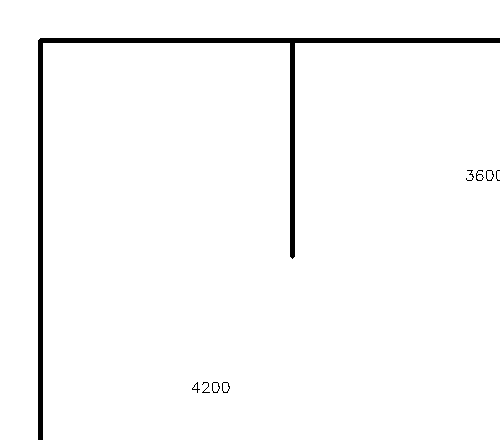
#> input picture home_agent_mvp/data/_proto/floorplan.png, 500 x 440 px
$ python -i recognizer_cv.py   (imports and definitions only)
#> lines starting #> are read from the running program, lines starting #| are printed output that depends on the picture; after the words box and inside, x2 and y2 are one past the last pixel; in counts of white or black regions, pixels touching at a corner belong together
"""真实户型识别引擎（纯本地 OpenCV，无需训练/GPU）。

适用输入：白底黑线的 CAD 线稿 / 户型截图类图像（横平竖直的正交户型）。
对拍照类（畸变/家具/阴影）效果有限，靠「前端手动校正」兜底（见 understand + 前端校正视图）。

识别流程：
  1. 读图 → 灰度 → 自适应二值化（墙线为前景）
  2. 形态学闭运算连接断线、去噪
  3. 标准霍夫直线 → 一组 (rho, theta) 直线
  4. 直线聚类（角度量化到 0/90° 附近）→ 去重
  5. 每条直线沿墙像素采样 + 与他线交点 → 截断成干净墙段
  6. flood-fill 区域分割 → 房间多边形（含面积）
  7. 门洞：共线墙段间缺口启发式 → openings
  8. 比例校准：tesseract OCR 读尺寸标注 + 像素 → mm/px；无标注回退启发式

对外主函数：recognize_cv(image_path) -> dict
"""
import re
import math
import subprocess
import numpy as np
import cv2


# --------------------------------------------------------------------------- #
# 1. 图像二值化
# --------------------------------------------------------------------------- #
def _load_binary(image_path: str):
    img = cv2.imread(image_path)
    if img is None:
        raise ValueError(f"无法读取图像: {image_path}")
    gray = cv2.cvtColor(img, cv2.COLOR_BGR2GRAY)
    # 加白边：避免墙线贴图像边缘时自适应阈值（窗口越界）把墙线当噪声抑制
    gray = cv2.copyMakeBorder(gray, 40, 40, 40, 40, cv2.BORDER_CONSTANT, value=255)
    bin_raw = cv2.adaptiveThreshold(
        gray, 255, cv2.ADAPTIVE_THRESH_GAUSSIAN_C, cv2.THRESH_BINARY_INV, 11, 8
    )
    # 闭运算版：连接断线，供墙线提取（但会抹平门洞，门洞检测另用 bin_raw）
    k = cv2.getStructuringElement(cv2.MORPH_RECT, (3, 3))
    bin_closed = cv2.morphologyEx(bin_raw, cv2.MORPH_CLOSE, k, iterations=2)
    bin_closed = cv2.morphologyEx(bin_closed, cv2.MORPH_OPEN, k, iterations=1)
    return bin_closed, bin_raw, gray


# --------------------------------------------------------------------------- #
# 2. 标准霍夫直线 + 聚类
# --------------------------------------------------------------------------- #
def _hough_lines(bin_inv, threshold=40):
    """返回 (rho, theta) 直线列表。theta∈[0,π)。"""
    out = cv2.HoughLines(bin_inv, 1, np.pi / 180, threshold)
    if out is None:
        return []
    lines = [(float(r[0][0]), float(r[0][1])) for r in out]
    return _cluster_lines(lines)


def _cluster_lines(lines, theta_tol=0.18, rho_tol=14):
    """按方向量化到 0(水平) 或 π/2(垂直) 聚类去重，返回代表 (rho, theta)。

    用 round(theta/(π/2))%2 区分水平/垂直，避免把横竖墙混为一类。
    """
    reps = []  # [rho, base_theta, count]
    for rho, theta in lines:
        k = round(theta / (math.pi / 2))
        base = (k % 2) * (math.pi / 2)
        if abs(theta - base) > math.pi / 4:
            continue  # 过斜，正交户型忽略
        # 把 rho 重表达为 base 法线下的有符号距离
        rho2 = rho * (math.cos(theta) * math.cos(base) + math.sin(theta) * math.sin(base))
        placed = False
        for r in reps:
            if abs(r[1] - base) <= 1e-3 and abs(r[0] - rho2) <= rho_tol:
                r[0] = (r[0] * r[2] + rho2) / (r[2] + 1)
                r[2] += 1
                placed = True
                break
        if not placed:
            reps.append([rho2, base, 1])
    return [(r[0], r[1]) for r in reps]


# --------------------------------------------------------------------------- #
# 3. 直线交点
# --------------------------------------------------------------------------- #
def _intersection(rho1, theta1, rho2, theta2):
    a1, b1 = math.cos(theta1), math.sin(theta1)
    a2, b2 = math.cos(theta2), math.sin(theta2)
    det = a1 * b2 - a2 * b1
    if abs(det) < 1e-6:
        return None
    x = (rho1 * b2 - rho2 * b1) / det
    y = (rho2 * a1 - rho1 * a2) / det
    return (x, y)


# --------------------------------------------------------------------------- #
# 4. 每条直线 → 截断成墙段
# --------------------------------------------------------------------------- #
def _build_walls(bin_inv, lines):
    h, w = bin_inv.shape
    # 所有直线的交点
    inters = []
    for i in range(len(lines)):
        for j in range(i + 1, len(lines)):
            p = _intersection(lines[i][0], lines[i][1], lines[j][0], lines[j][1])
            if p and -50 <= p[0] <= w + 50 and -50 <= p[1] <= h + 50:
                inters.append(p)

    nodes = []
    def get_node(p, tol=10):
        for idx, n in enumerate(nodes):
            if abs(n[0] - p[0]) <= tol and abs(n[1] - p[1]) <= tol:
                return idx
        nodes.append([p[0], p[1]])
        return len(nodes) - 1

    walls = []
    span = math.hypot(w, h)
    for rho, theta in lines:
        a, b = math.cos(theta), math.sin(theta)
        # 直线上一点（垂足）
        fx, fy = rho * a, rho * b
        dx, dy = -b, a  # 方向向量
        # 沿 t 采样：检查采样点及其法线方向邻域(±3px)是否有墙像素，
        # 容忍 Hough 估计 rho 的偏移，避免错过窄墙线。
        def has_wall(tx, ty):
            for o in range(-3, 4):
                xx = int(round(tx + a * o)); yy = int(round(ty + b * o))
                if 0 <= xx < w and 0 <= yy < h and bin_inv[yy, xx] > 0:
                    return True
            return False

        on = []
        step = 2
        for t in range(-int(span), int(span), step):
            x = fx + t * dx
            y = fy + t * dy
            if has_wall(x, y):
                on.append(t)
        if not on:
            continue
        on.sort()
        # 合并间隔 <= step*1.8 的连续点
        segs_t = []
        s0 = on[0]; prev = on[0]
        for t in on[1:]:
            if t - prev <= step * 1.8:
                prev = t
            else:
                segs_t.append((s0, prev)); s0 = t; prev = t
        segs_t.append((s0, prev))
        # 用交点切割（交点投影 t）
        for t_int in [round((ix - fx) * dx + (iy - fy) * dy, 1) for ix, iy in inters]:
            segs_t = _split_segs(segs_t, t_int)
        # 生成墙段
        for t0, t1 in segs_t:
            if t1 - t0 < 8:  # 太短忽略
                continue
            p_a = (fx + t0 * dx, fy + t0 * dy)
            p_b = (fx + t1 * dx, fy + t1 * dy)
            ia = get_node(p_a); ib = get_node(p_b)
            if ia != ib:
                walls.append((ia, ib))
    return walls, nodes


def _split_segs(segs_t, t):
    """若 t 落在某区间内部，从 t 处切开。"""
    out = []
    for s0, s1 in segs_t:
        if s0 < t < s1:
            out.append((s0, t)); out.append((t, s1))
        else:
            out.append((s0, s1))
    return out


# --------------------------------------------------------------------------- #
# 5. 坐标清理
# --------------------------------------------------------------------------- #
def _normalize(nodes, walls, grid=10):
    xs = [n[0] for n in nodes]; ys = [n[1] for n in nodes]
    minx, miny = min(xs), min(ys)
    snapped = [[round((n[0] - minx) / grid) * grid, round((n[1] - miny) / grid) * grid]
               for n in nodes]
    return snapped, walls, (minx, miny)


# --------------------------------------------------------------------------- #
# 6. 房间多边形（基于已确认墙段重绘 → flood-fill，保证封闭）
# --------------------------------------------------------------------------- #
# [95 lines left out: functions _extract_rooms, _detect_openings, not called in this run]


# --------------------------------------------------------------------------- #
# 8. 比例校准
# --------------------------------------------------------------------------- #
def _calibrate(gray, bin_inv):
    scale, calibrated, note = None, False, ""
    longest = 0
    # 最长墙（用 bin_inv 投影估计）
    proj_x = bin_inv.max(axis=0)
    proj_y = bin_inv.max(axis=1)
    # 这里 longest 由调用方传入更准；改为从 lines 估，简单用图像对角线比例下限
    try:
        p = subprocess.run(
            ["tesseract", "-", "stdout", "-l", "eng", "--psm", "7", "-c",
             "tessedit_char_whitelist=0123456789"],
            input=cv2.imencode(".png", gray)[1].tobytes(), capture_output=True,
        )
        nums = [int(x) for x in re.findall(r"\d{3,5}", p.stdout.decode("utf-8", "ignore"))
                if 1000 <= int(x) <= 20000]
        if nums:
            # 找最长墙像素跨度
            cols = np.where(proj_x > 0)[0]
            rows = np.where(proj_y > 0)[0]
            max_span = max(
                (cols.max() - cols.min()) if len(cols) else 0,
                (rows.max() - rows.min()) if len(rows) else 0,
            )
            if max_span > 0:
                dim = max(nums)
                scale = dim / max_span
                calibrated = True
                note = f"OCR 标注校准：{dim}mm / {max_span:.0f}px"
    except Exception:
        pass
    if scale is None:
        cols = np.where(proj_x > 0)[0]; rows = np.where(proj_y > 0)[0]
        max_span = max((cols.max() - cols.min()) if len(cols) else 0,
                       (rows.max() - rows.min()) if len(rows) else 0)
        if max_span > 0:
            scale = 6000.0 / max_span
            note = "未识别到尺寸标注，按最长边≈6000mm 估算（请在校正视图确认）"
    return scale, calibrated, note


# --------------------------------------------------------------------------- #
# 9. 主入口
# --------------------------------------------------------------------------- #
def recognize_cv(image_path: str) -> dict:
    bin_inv, bin_raw, gray = _load_binary(image_path)
#> in _load_binary, img is the input picture: shape (440, 500, 3); 97.5% white; 9 black regions (1 under 20 px), largest, box (x1, y1, x2, y2) and area: (38, 38, 500, 440) 5366, (476, 170, 484, 181) 31, (486, 170, 494, 181) 29
#> in _load_binary, `gray = cv2.copyMakeBorder(gray, 40, 40, 40, 40, cv2.BORDER_CONSTANT, v..`:
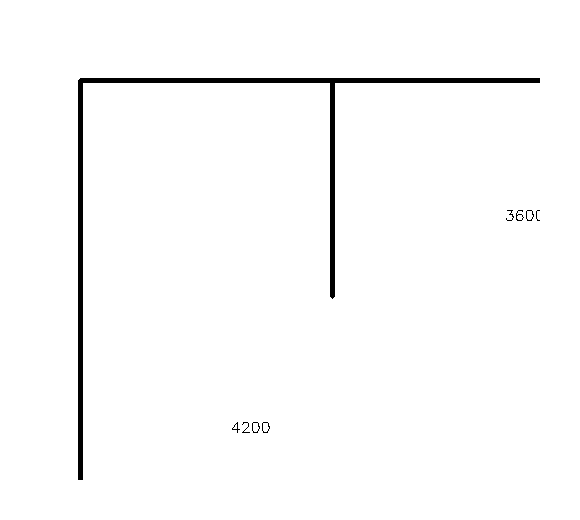
#> gray: shape (520, 580); 98.2% white; 9 black regions (1 under 20 px), largest, box (x1, y1, x2, y2) and area: (78, 78, 540, 480) 5366, (516, 210, 524, 221) 31, (526, 210, 534, 221) 29
#> in _load_binary, `bin_closed = cv2.morphologyEx(bin_raw, cv2.MORPH_CLOSE, k, iterations=2)`: bin_closed: shape (520, 580); 1.9% white; 3 white regions, box (x1, y1, x2, y2) and area: (78, 78, 540, 480) 5366, (232, 422, 270, 433) 240, (506, 210, 540, 221) 236
#> in _load_binary, `bin_closed = cv2.morphologyEx(bin_closed, cv2.MORPH_OPEN, k, iteration..`: bin_closed: shape (520, 580); 1.9% white; 5 white regions, box (x1, y1, x2, y2) and area: (78, 78, 540, 480) 5365, (509, 210, 527, 221) 165, (233, 422, 253, 433) 151, (532, 211, 537, 219) 40, (258, 423, 263, 431) 40
    lines = _hough_lines(bin_inv)
#> in _hough_lines, `out = cv2.HoughLines(bin_inv, 1, np.pi / 180, threshold)`: out = 108 rows, first 8: [80, 1.57], [80, 0], [84, 0.0175], [84, 1.55], [74, 1.59], [-76, 3.12], [331, 0], [335, 0.0175]
#> in _hough_lines, `lines = [(float(r[0][0]), float(r[0][1])) for r in out]`: lines = 108 pairs, first value -329 to 367, second value 0 to 3.12
#> the loop in _cluster_lines, `for rho, theta in lines:` made 108 passes
#> (rho, theta, k, base, rho2) on passes 1, 2, 3, 4, 5, 7, 8, 10, 11, 12, 13, 14: (80, 1.57, 1, 1.57, 80), (80, 0, 0, 0, 80), (84, 0.0175, 0, 0, 83.99), (84, 1.55, 1, 1.57, 83.99), (74, 1.59, 1, 1.57, 73.99), (331, 0, 0, 0, 331), (335, 0.0175, 0, 0, 334.9), (96, 1.54, 1, 1.57, 95.94), (91, 0.0349, 0, 0, 90.94), (94, 0.0349, 0, 0, 93.94), (91, 1.54, 1, 1.57, 90.94), (338, 0.0349, 0, 0, 337.8)
#> (rho, theta, k, base) on passes 6, 9, 15, 18, 19, 22: (-76, 3.12, 2, 0), (-329, 3.12, 2, 0), (-326, 3.11, 2, 0), (-71, 3.11, 2, 0), (-67, 3.11, 2, 0), (-321, 3.09, 2, 0)
#> after the loop in _cluster_lines, `for rho, theta in lines:`: r = [18.86, 1.57, 2]; reps = [[82.23, 1.57, 4], [87.22, 0, 4], [348.8, 0, 12], [113.3, 1.57, 10], [54.45, 1.57, 7], [114.6, 0, 9], [34.1, 1.57, 12], [140.4, 1.57, 9], [133.9, 0, 5], [363.4, 0, 1], [158.5, 1.57, 4], [18.86, 1.57, 2], [-39.2, 1.57, 1]]
#> lines = [(82.23, 1.57), (87.22, 0), (348.8, 0), (113.3, 1.57), (54.45, 1.57), (114.6, 0), (34.1, 1.57), (140.4, 1.57), (133.9, 0), (363.4, 0), (158.5, 1.57), (18.86, 1.57), (-39.2, 1.57)]
    if not lines:
        raise ValueError("未检测到墙线，可能不是线稿类户型图")

    walls_px, nodes = _build_walls(bin_inv, lines)
#> the loop in _build_walls, `for i in range(len(lines)):` made 13 passes
#> the loop in _build_walls, `for rho, theta in lines:` made 13 passes
    if not walls_px:
        raise ValueError("墙线提取为空，可能是噪声过多或非正交户型")
    nodes, walls_px, (minx, miny) = _normalize(nodes, walls_px)

    scale, calibrated, note = _calibrate(gray, bin_inv)
    if scale is None:
        scale = 0.1

    def px2mm(p):
        return [round(p[0] * scale, 1), round(p[1] * scale, 1)]

    walls = []
    for i, (a, b) in enumerate(walls_px):
        n1, n2 = nodes[a], nodes[b]
        length = math.hypot(n1[0] - n2[0], n1[1] - n2[1]) * scale
        walls.append({
            "id": f"w_auto_{i + 1}",
            "p1": px2mm(n1), "p2": px2mm(n2),
            "thickness": 200,
            "type": "bearing" if length > 3000 else "partition",
            "height": 2800,
        })

    rooms = []
    for poly_px in _extract_rooms(nodes, walls_px, minx, miny):
        poly = [px2mm([round(x / 10) * 10, round(y / 10) * 10]) for x, y in poly_px]
        xs = [p[0] for p in poly]; ys = [p[1] for p in poly]
        area = (max(xs) - min(xs)) * (max(ys) - min(ys)) / 1_000_000.0
        rooms.append({"id": f"r_auto_{len(rooms) + 1}",
                      "name": f"房间{len(rooms) + 1}", "type": "unknown",
                      "poly": poly, "area": round(area, 2)})
    if not rooms:
        xs_mm = [w["p1"][0] for w in walls] + [w["p2"][0] for w in walls]
        ys_mm = [w["p1"][1] for w in walls] + [w["p2"][1] for w in walls]
        poly = [[min(xs_mm), min(ys_mm)], [max(xs_mm), min(ys_mm)],
                [max(xs_mm), max(ys_mm)], [min(xs_mm), max(ys_mm)]]
        area = (max(xs_mm) - min(xs_mm)) * (max(ys_mm) - min(ys_mm)) / 1_000_000.0
        rooms.append({"id": "r_auto_1", "name": "整体空间", "type": "unknown",
                      "poly": poly, "area": round(area, 2)})

    openings = _detect_openings(bin_raw, walls_px, nodes, scale)

    house = {
        "walls": walls, "openings": openings, "rooms": rooms, "fixed": [],
        "meta": {"source": "cv_local", "calibrated": calibrated,
                 "scale_mm_per_px": round(float(scale), 4), "note": note},
    }
    house["original_walls"] = [dict(w) for w in walls]
    return _to_jsonable(house)


# [11 lines left out: function _to_jsonable, not called in this run]

#> (the run stopped early here; a loop or call above may not have finished)
